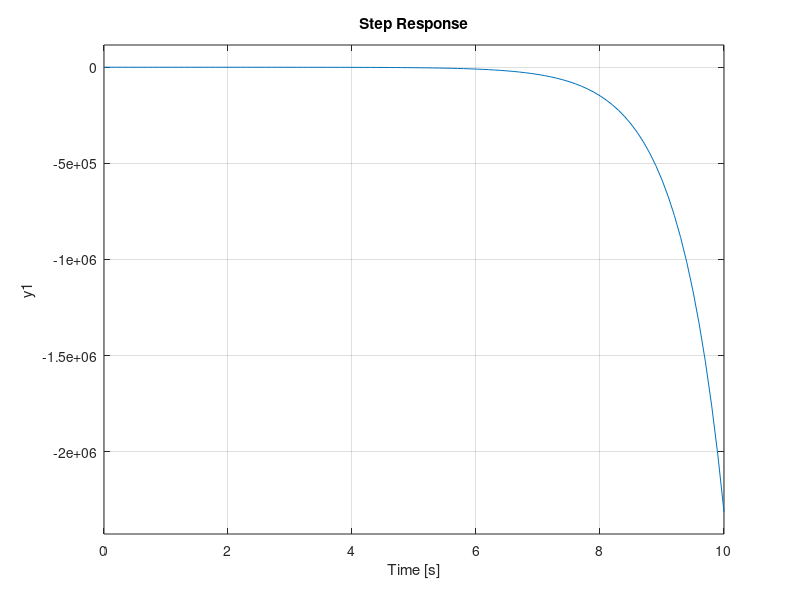

The MATLAB script that drew this image: (Note: this script raises an error after producing the figure.)
s=tf('s');
Kp=-0.5;%Kp menor a -14/40
G=40*Kp/(s^2+3*s+14+40*Kp);
t=0:0.1:10;
step(G,t)
%%%%%%%%%%%%%%%%%%%%%%%%%%%%%%%%%
plot(Controler.time,Controler.data(:,1),'r')
xlabel('Time')
ylabel('Amplitude')
hold on
plot(Controler.time,Controler.data(:,2),'b')
xlabel('Time')
ylabel('Amplitude')